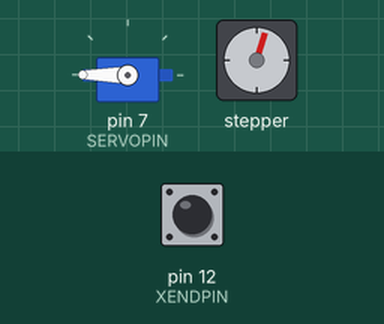
This sketch was run on a simulated Arduino Uno, built with avr-gcc and run on an emulated ATmega328P. Parts: servo, stepper motor. The inputs (shaded band) are chosen by the test bench; at power-on: pin 12 (XENDPIN) HIGH. Stepper angles assume 4096 steps per turn.

Above: at 0.8 s.
0.9 s: pin 12 (XENDPIN) pulled LOW for 0.15 s
At 5.3 s:
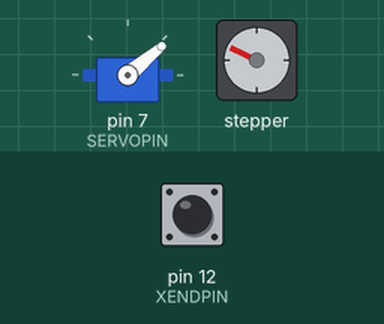
At 7.7 s:
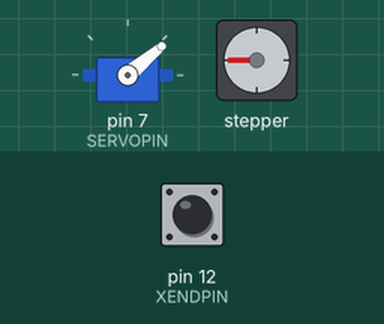
Timing chart, 0 to 21.4 s (numbered marks = the images above; inputs shaded):
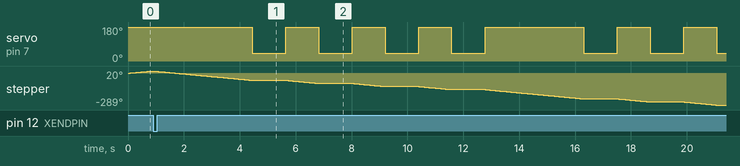

The sketch:

test.ino
```cpp
#include <Stepper.h>
#include <Servo.h>


#define STEPS 4096
#define STEPPER_SPEED 4

#define XENDPIN 12

#define MATRIX_SIZE 12

#define SERVOPIN 7
#define ANGLE_START 180
#define ANGLE_DIP 40

#define SERIAL_SPEED 9600


Stepper stepper(STEPS, 8, 10, 9, 11);
Servo zservo;
bool t_direction = false;

void setup()
{
  // set the speed of the motor to 30 RPMs
  stepper.setSpeed(STEPPER_SPEED);
  Serial.begin(SERIAL_SPEED);

  pinMode(XENDPIN, INPUT);
  digitalWrite(XENDPIN, HIGH);

  zservo.attach(SERVOPIN);
  zservo.write(ANGLE_START);

  testPT();

}

void loop()
{

  delay(1000);

  // Print out the test pattern
}

void homeX()
{
 while(digitalRead(XENDPIN))
 {
  stepper.step(1);
 }

}


void zpulse(bool p)
{
  if(p)
  {
   zservo.write(ANGLE_START);
//   delay(100);
   zservo.write(ANGLE_DIP);
   delay(1200);
   zservo.write(ANGLE_START);
  }
}

void xStep(int s)
{
  stepper.step(s*(-256-64));
}


bool xLine(unsigned long pixels, bool t_d)
{
  if (!t_d)
  {
    homeX();
    for(int flag=0; flag < MATRIX_SIZE; flag++)
    {
      xStep(1);
      // Need to mirror image
      zpulse(bitRead(pixels, MATRIX_SIZE-flag));
    }
  }
  else
  {
    for(int flag=MATRIX_SIZE-1; flag > -1 ; flag--)
    {
      // Need to mirror image
      zpulse(bitRead(pixels, MATRIX_SIZE-flag));
      xStep(-1);
    }
  }
  delay(2000);
  return(!t_d);
}


/* Test

PT


011110011111  1951
010001000100  1092
010001000100  1092
010001000100  1092
011110000100  1924
010000000100  1028
010000000100  1028
010000000100  1028
010000000100  1028


*/

void testPT()
{
  t_direction = xLine(1951, t_direction);
  t_direction = xLine(1092, t_direction);
  t_direction = xLine(1092, t_direction);
  t_direction = xLine(1092, t_direction);
  t_direction = xLine(1924, t_direction);
  t_direction = xLine(1028, t_direction);
  t_direction = xLine(1028, t_direction);
  t_direction = xLine(1028, t_direction);
  t_direction = xLine(1028, t_direction);
}
```

Measured:
- after the input at 0.9 s, servo on pin 7 (SERVOPIN): 180° → 40° after 3.5 s, → 180° 1.2 s later, → 40° 1.2 s later, → 180° 1.2 s later, … (13 changes in this stretch)
